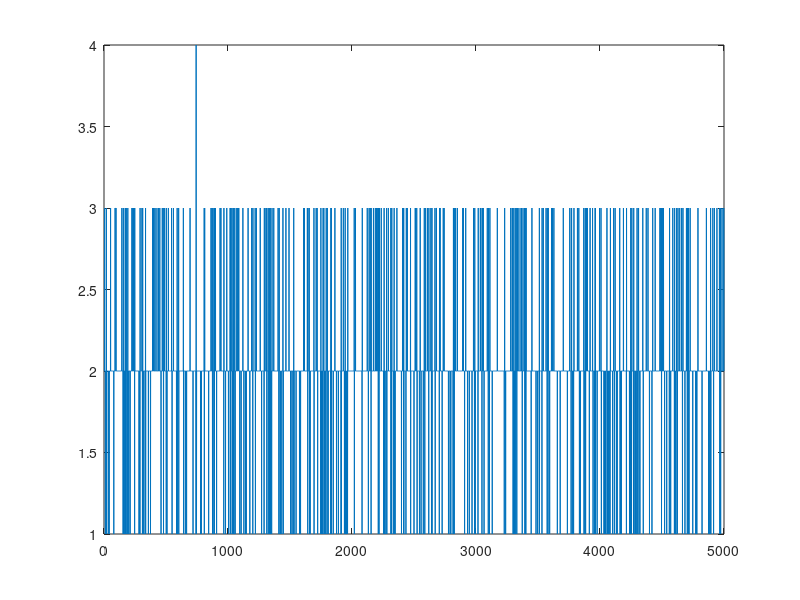

This figure's MATLAB source:
clear('data');
clear('sampled_data');

alfa = 0.95;
beta = 0.95;
stav = 1;
sample_size = 4;
pocet_generovanych = 5000;

one_counter = 0;
zero_counter = 0;

b = 1;

% generovanie sekvencie bitov
for i=1:pocet_generovanych*sample_size
    if stav == 1
        data(i) = 1;
        one_counter = one_counter + 1;

        pravd = b.*rand();
        if pravd >= (1 - alfa)
            stav = 0;
        end
    else
        data(i) = 0;
        zero_counter = zero_counter + 1;

        pravd = b.*rand();
        if pravd >= (1-beta)
            stav = 1;
        end
    end
end

% samplovanie dat;
sampled_data = zeros(1,pocet_generovanych/sample_size);

pom_sum = sum(data(1:sample_size));
sampled_data(1) = pom_sum;

for i=1:pocet_generovanych-1 % -1 lebo prvykrat mam vysie
    pom_sum = sum(data((i*sample_size)+1:(i*sample_size)+sample_size));
    sampled_data(i+1) = pom_sum;
end







% simulacia lidleyho buffru
c = 2; % kapacita
T = pocet_generovanych; % čas
priemerPrichodov = 1;

%a = exprnd(priemerPrichodov, [1, T]); % prichadzajuce pakety

% Inicializacia buffra
q = zeros(1, T+1);
q(1) = 0;

% Simulacia buffra
for t = 1:T
    %q(t+1) = max(q(t) + a(t) - c, 0);
end



plot(sampled_data)
